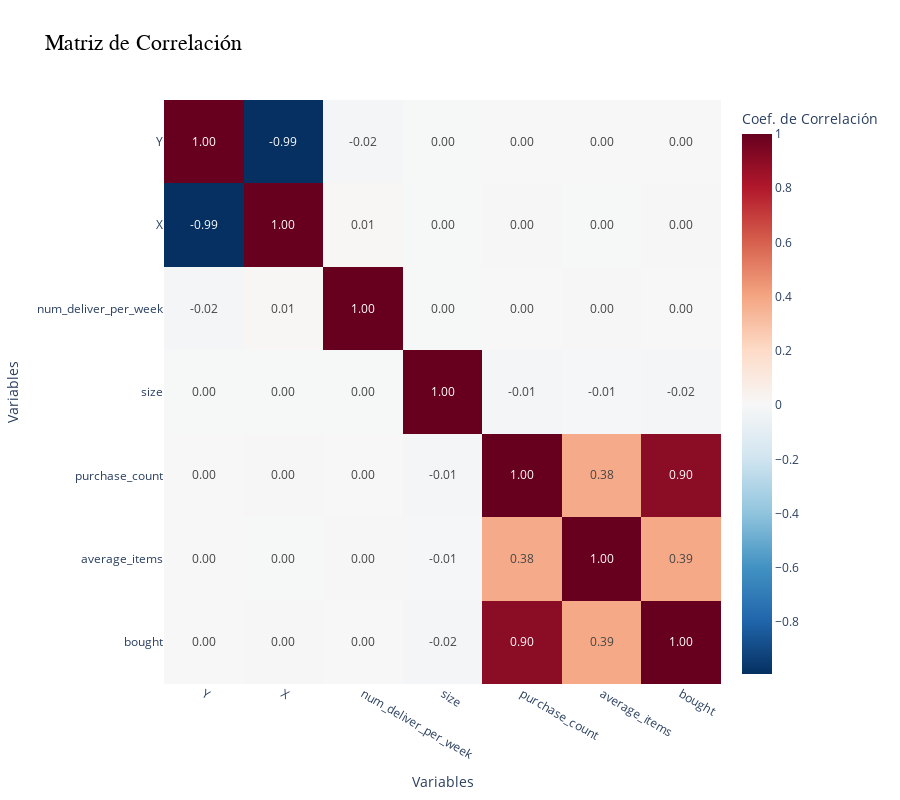

Notebook source saved alongside this figure:
### Code cell
import plotly.express as px

# Calcular la matriz de correlación numérica
correlation_matrix = df.drop(columns=["num_visit_per_week"]).select_dtypes(include=['int32', 'int64', 'float32', 'float64', 'int8']).corr()

# Crear un heatmap interactivo con Plotly
fig = px.imshow(
    correlation_matrix,
    text_auto=".2f",             # Mostrar los valores de correlación con 2 decimales
    color_continuous_scale='RdBu_r',  # Escala de colores intuitiva (rojo = negativo, azul = positivo)
    aspect="auto",               # Ajustar aspecto según número de variables
    title="Matriz de Correlación"
)

# Personalizar diseño
fig.update_layout(
    width=900,
    height=800,
    title_font=dict(size=22, family="Arial", color="black"),
    coloraxis_colorbar=dict(title="Coef. de Correlación"),
    xaxis_title="Variables",
    yaxis_title="Variables",
    xaxis_showgrid=False,
    yaxis_showgrid=False
)

# Mostrar figura interactiva
fig.show()

### Figure 1 — Plotly figure (JSON) as saved in the notebook; plotly's stock layout.template omitted (floating-point values rounded to 4 significant figures)
{"data": [{"coloraxis": "coloraxis", "hovertemplate": "x: %{x}<br>y: %{y}<br>color: %{z}<extra></extra>", "name": "0", "texttemplate": "%{z:.2f}", "type": "heatmap", "x": ["Y", "X", "num_deliver_per_week", "size", "purchase_count", "average_items", "bought"], "xaxis": "x", "y": ["Y", "X", "num_deliver_per_week", "size", "purchase_count", "average_items", "bought"], "yaxis": "y", "z": [[1.0, -0.9918, -0.01658, -3.299e-16, 0.003365, 0.001513, 0.003681], [-0.9918, 1.0, 0.01243, 3.174e-16, -0.001873, -4.614e-05, -0.002259], [-0.01658, 0.01243, 1.0, -8.96e-16, 0.001685, -0.001681, 0.002375], [-3.299e-16, 3.174e-16, -8.96e-16, 1.0, -0.0132, -0.008254, -0.01543], [0.003365, -0.001873, 0.001685, -0.0132, 1.0, 0.3822, 0.9043], [0.001513, -4.614e-05, -0.001681, -0.008254, 0.3822, 1.0, 0.3871], [0.003681, -0.002259, 0.002375, -0.01543, 0.9043, 0.3871, 1.0]]}], "layout": {"coloraxis": {"colorbar": {"title": {"text": "Coef. de Correlación"}}, "colorscale": [[0, "rgb(5,48,97)"], [0.1, "rgb(33,102,172)"], [0.2, "rgb(67,147,195)"], [0.3, "rgb(146,197,222)"], [0.4, "rgb(209,229,240)"], [0.5, "rgb(247,247,247)"], [0.6, "rgb(253,219,199)"], [0.7, "rgb(244,165,130)"], [0.8, "rgb(214,96,77)"], [0.9, "rgb(178,24,43)"], [1, "rgb(103,0,31)"]]}, "height": 800, "title": {"font": {"color": "black", "family": "Arial", "size": 22}, "text": "Matriz de Correlación"}, "width": 900, "xaxis": {"anchor": "y", "domain": [0, 1], "showgrid": false, "title": {"text": "Variables"}}, "yaxis": {"anchor": "x", "autorange": "reversed", "domain": [0, 1], "showgrid": false, "title": {"text": "Variables"}}}}
